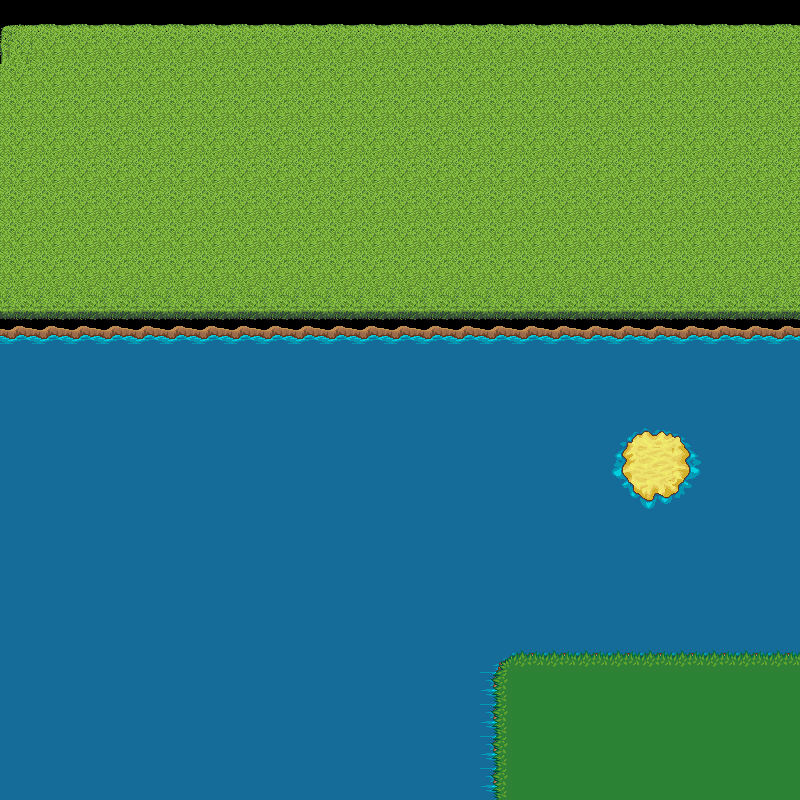

Tiled map render using the project's own tile images. Description and the whole map definition, tile-layer contents included, below:
An orthogonal 25x25 tile map with 32x32 px tiles, 1 tile layer (块层 2), 2 hidden layers not drawn.

<map version="1.0" tiledversion="2017.08.29" orientation="orthogonal" renderorder="right-down" width="25" height="25" tilewidth="32" tileheight="32" infinite="0" nextobjectid="1">
 <tileset firstgid="1" name="west_rpg" tilewidth="32" tileheight="32" tilecount="1024" columns="32">
  <image source="west_rpg.png" width="1024" height="1024" />
 </tileset>
 <layer name="块层 1" width="25" height="25" visible="0">
  <data encoding="csv">
317,318,516,514,515,516,514,515,516,514,515,516,514,515,516,514,515,516,514,515,516,514,515,516,514,
546,547,548,546,547,548,546,547,548,546,547,548,546,547,548,546,547,548,546,547,548,546,547,548,546,
578,579,580,578,579,580,578,579,580,578,579,580,578,579,580,578,579,580,578,579,580,578,579,580,578,
514,515,516,514,515,516,514,515,516,514,515,516,514,515,516,514,515,516,514,515,516,514,515,516,514,
546,547,548,546,547,548,546,547,548,546,547,548,546,547,548,546,547,548,546,547,548,546,547,548,546,
578,579,580,578,579,580,578,579,580,578,579,580,578,579,580,578,579,580,578,579,580,578,579,580,578,
514,515,516,514,515,516,514,515,516,514,515,516,514,515,516,514,515,516,514,515,516,514,515,516,514,
546,547,548,546,547,548,546,547,548,546,547,548,546,547,548,546,547,548,546,547,548,546,547,548,546,
578,579,580,578,579,580,578,579,580,578,579,580,578,579,580,578,579,580,578,579,580,578,579,580,578,
514,515,516,514,515,516,514,515,516,514,515,516,514,515,516,514,515,516,514,515,516,514,515,516,514,
546,547,548,546,547,548,546,547,548,546,547,548,546,547,548,546,547,548,546,547,548,546,547,548,546,
578,579,580,578,579,580,578,579,580,578,579,580,578,579,580,578,579,580,578,579,580,578,579,580,578,
514,515,516,514,515,516,514,515,516,514,515,516,514,515,516,514,515,516,514,515,516,514,515,516,514,
546,547,548,546,547,548,546,547,548,546,547,548,546,547,548,546,547,548,546,547,548,546,547,548,546,
578,579,580,578,579,580,578,579,580,578,579,580,578,579,580,578,579,580,578,579,580,578,579,580,578,
514,515,516,514,515,516,514,515,516,514,515,516,514,515,516,514,515,516,514,515,516,514,515,516,514,
546,547,548,546,547,548,546,547,548,546,547,548,546,547,548,546,547,548,546,547,548,546,547,548,546,
578,579,580,578,579,580,578,579,580,578,579,580,578,579,580,578,579,580,578,579,580,578,579,580,578,
514,515,516,514,515,516,514,515,516,514,515,516,514,515,516,514,515,516,514,515,516,514,515,516,514,
546,547,548,546,547,548,546,547,548,546,547,548,546,547,548,546,547,548,546,547,548,546,547,548,546,
578,579,580,578,579,580,578,579,580,578,579,580,578,579,580,578,579,580,578,579,580,578,579,580,578,
514,515,516,514,515,516,514,515,516,514,515,516,514,515,516,514,515,516,514,515,516,514,515,516,514,
546,547,548,546,547,548,546,547,548,546,547,548,546,547,548,546,547,548,546,547,548,546,547,548,546,
578,579,580,578,579,580,578,579,580,578,579,580,578,579,580,578,579,580,578,579,580,578,579,580,578,
514,515,516,514,515,516,514,515,516,514,515,516,514,515,516,514,515,516,514,515,516,514,515,516,514
</data>
 </layer>
 <layer name="块层 2" width="25" height="25">
  <data encoding="csv">
708,709,709,709,709,709,709,709,709,709,709,709,709,709,709,709,709,709,709,709,709,709,709,709,709,
740,741,741,741,741,741,741,741,741,741,741,741,741,741,741,741,741,741,741,741,741,741,741,741,741,
741,741,741,741,741,741,741,741,741,741,741,741,741,741,741,741,741,741,741,741,741,741,741,741,741,
741,741,741,741,741,741,741,741,741,741,741,741,741,741,741,741,741,741,741,741,741,741,741,741,741,
741,741,741,741,741,741,741,741,741,741,741,741,741,741,741,741,741,741,741,741,741,741,741,741,741,
741,741,741,741,741,741,741,741,741,741,741,741,741,741,741,741,741,741,741,741,741,741,741,741,741,
741,741,741,741,741,741,741,741,741,741,741,741,741,741,741,741,741,741,741,741,741,741,741,741,741,
741,741,741,741,741,741,741,741,741,741,741,741,741,741,741,741,741,741,741,741,741,741,741,741,741,
741,741,741,741,741,741,741,741,741,741,741,741,741,741,741,741,741,741,741,741,741,741,741,741,741,
773,773,773,773,773,773,773,773,773,773,773,773,773,773,773,773,773,773,773,773,773,773,773,773,773,
363,363,363,363,363,363,363,363,363,363,363,363,363,363,363,363,363,363,363,363,363,363,363,363,363,
392,392,392,392,392,392,392,392,392,392,392,392,392,392,392,392,392,392,392,392,392,392,392,392,392,
392,392,392,392,392,392,392,392,392,392,392,392,392,392,392,392,392,392,392,392,392,392,392,392,392,
392,392,392,392,392,392,392,392,392,392,392,392,392,392,392,392,392,392,392,356,357,358,392,392,392,
392,392,392,392,392,392,392,392,392,392,392,392,392,392,392,392,392,392,392,388,389,390,392,392,392,
392,392,392,392,392,392,392,392,392,392,392,392,392,392,392,392,392,392,392,420,421,422,392,392,392,
392,392,392,392,392,392,392,392,392,392,392,392,392,392,392,392,392,392,392,392,392,392,392,392,392,
392,392,392,392,392,392,392,392,392,392,392,392,392,392,392,392,392,392,392,392,392,392,392,392,392,
392,392,392,392,392,392,392,392,392,392,392,392,392,392,392,392,392,392,392,392,392,392,392,392,392,
392,392,392,392,392,392,392,392,392,392,392,392,392,392,392,392,392,392,392,392,392,392,392,392,392,
392,392,392,392,392,392,392,392,392,392,392,392,392,392,392,296,424,424,424,424,424,424,424,424,424,
392,392,392,392,392,392,392,392,392,392,392,392,392,392,392,393,801,801,801,801,801,801,801,801,801,
392,392,392,392,392,392,392,392,392,392,392,392,392,392,392,393,801,801,801,801,801,801,801,801,801,
392,392,392,392,392,392,392,392,392,392,392,392,392,392,392,393,801,801,801,801,801,801,801,801,801,
395,395,395,395,395,395,395,395,395,395,395,395,395,395,395,393,801,801,801,801,801,801,801,801,801
</data>
 </layer>
 <layer name="块层 3" width="25" height="25" visible="0">
  <data encoding="csv">
0,0,0,688,0,0,0,0,0,0,0,0,0,0,0,0,0,0,0,0,0,0,0,0,763,
0,0,0,720,0,0,0,0,0,0,0,0,0,0,0,0,0,0,0,0,0,0,0,0,795,
522,523,523,523,523,523,523,523,523,523,523,523,523,523,523,523,523,523,523,523,523,523,523,523,523,
554,555,555,555,555,555,555,555,555,555,555,555,555,555,555,555,555,555,555,555,555,555,555,555,555,
555,555,555,555,555,555,555,555,555,555,555,555,555,555,555,555,555,555,555,555,555,555,555,555,555,
586,587,587,587,587,587,587,587,587,587,587,587,587,587,587,587,587,587,587,587,587,587,587,587,587,
618,619,619,619,619,619,619,619,619,619,619,619,619,619,619,619,619,619,619,619,619,619,619,619,619,
0,0,0,0,0,0,0,0,0,0,0,688,0,0,0,0,0,0,0,0,0,0,0,0,0,
0,0,0,0,0,0,0,0,0,0,0,720,0,0,0,0,0,0,0,0,0,0,0,0,0,
0,0,0,0,0,0,0,0,0,0,0,0,0,0,0,0,0,0,0,0,0,0,0,0,0,
0,0,0,0,0,0,0,0,0,0,0,0,0,0,0,0,0,0,0,0,0,0,0,0,0,
0,0,0,0,0,0,0,0,0,0,0,0,0,0,0,0,0,0,0,0,0,0,0,0,0,
0,0,0,0,0,0,0,0,0,0,0,0,0,0,0,0,0,0,0,0,0,0,0,0,0,
0,0,0,0,0,0,0,0,0,0,0,0,0,0,0,0,0,0,0,0,688,0,0,0,0,
0,0,0,0,0,0,0,0,0,0,0,0,0,0,0,0,0,0,0,0,720,0,0,0,0,
0,0,0,0,0,0,0,0,0,0,0,0,0,0,0,0,0,0,0,0,0,0,0,0,0,
0,0,0,0,0,0,0,0,0,0,0,0,0,0,0,0,0,0,0,0,0,0,0,0,0,
0,0,0,0,0,0,0,0,0,0,0,0,0,0,0,0,0,0,0,0,0,0,0,0,0,
0,0,0,0,0,0,0,0,0,0,0,0,0,0,0,0,0,0,0,0,0,0,0,0,0,
0,0,0,0,0,0,0,0,0,0,0,0,0,0,0,0,0,0,0,0,0,0,0,0,0,
0,0,0,0,0,0,0,0,0,0,0,0,0,0,0,0,0,0,0,0,500,0,0,0,0,
0,0,0,0,0,0,0,0,0,0,0,0,0,0,0,0,0,0,0,0,532,0,0,0,0,
0,0,0,0,0,0,0,0,0,0,0,0,0,0,0,0,0,0,0,853,564,854,854,854,854,
0,0,0,0,0,0,0,0,0,0,0,0,0,0,0,0,0,0,0,885,0,0,0,253,254,
0,0,0,0,0,0,0,0,0,0,0,0,0,0,0,0,0,0,0,885,0,0,0,285,286
</data>
 </layer>
</map>
